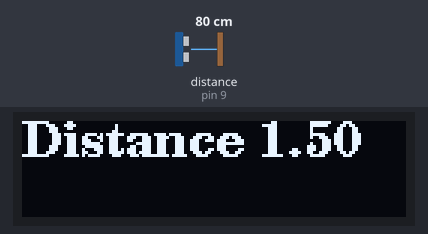
The sketch below on a simulated Arduino Uno, built with avr-gcc and run on an emulated ATmega328P. Shown: 128×32 one-colour display. The test bench sets the inputs (shaded band); at power-on: distance to the obstacle (sensor on pin 9) 80 cm. The echo pulse lasts 58.3 µs per cm; what the sketch prints to the serial monitor is not drawn.

Above: at 3.8 s.
3.9 s: distance to the obstacle (sensor on pin 9) set to 2 cm
At 6.3 s:
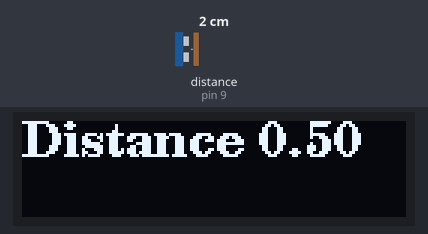
6.8 s: distance to the obstacle (sensor on pin 9) set to 35 cm
At 8.2 s:
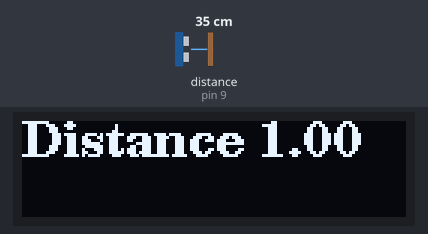
9.7 s: distance to the obstacle (sensor on pin 9) set to 120 cm
At 12.2 s:
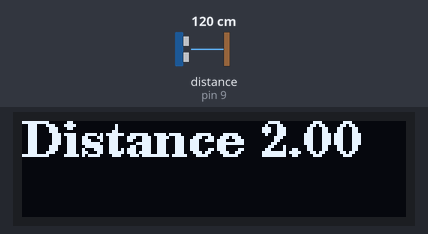
Timing chart, 0 to 13.7 s (numbered marks = the images above; inputs shaded):
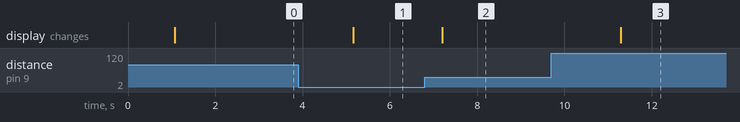

The sketch:

DstBT.ino
```cpp
/*
 * This is the Arduino code for  HC-SR04 Ultrasonic Distance Sensor with SSD1306 Display
 * to measure the distance using arduino for robotoic car and other applications
 * Watch the video https://youtu.be/Pgx5fNF4Q6M
 *  *
 * Written by Ahmad Shamshiri for Robojax Video
 * Date: Dec 21, 2017, in Ajax, Ontario, Canada
 * Permission granted to share this code given that this
 * note is kept with the code.
 * Disclaimer: this code is "AS IS" and for educational purpose only.
 *
 */

/* Original Code
   from https://github.com/adafruit/Adafruit_SSD1306
// https://playground.arduino.cc/Code/NewPing
 * Modified for Robojax video on Dec 21, 2017
// ---------------------------------------------------------------------------
// Example NewPing library sketch that does a ping about 20 times per second.
// ---------------------------------------------------------------------------
*/

#include <U8g2lib.h>

#ifdef U8X8_HAVE_HW_SPI
#include <SPI.h>
#endif
#ifdef U8X8_HAVE_HW_I2C
#include <Wire.h>
#endif#include <U8g2lib.h>

#ifdef U8X8_HAVE_HW_SPI
#include <SPI.h>
#endif
#ifdef U8X8_HAVE_HW_I2C
#include <Wire.h>
#endif


#define OLED_RESET 4

#define NUMFLAKES 10
#define XPOS 0
#define YPOS 1
#define DELTAY 2

//// end of SSD1306 display

// ---------------------------------------------------------------------------
// Example NewPing library sketch that does a ping about 20 times per second.
// ---------------------------------------------------------------------------

#include <NewPing.h>

#define TRIGGER_PIN  8  // Arduino pin tied to trigger pin on the ultrasonic sensor.
#define ECHO_PIN     9  // Arduino pin tied to echo pin on the ultrasonic sensor.
#define MAX_DISTANCE 500 // Maximum distance we want to ping for (in centimeters). Maximum sensor distance is rated at 400-500cm.

NewPing sonar(TRIGGER_PIN, ECHO_PIN, MAX_DISTANCE); // NewPing setup of pins and maximum distance.

U8G2_SSD1306_128X32_UNIVISION_F_HW_I2C u8g2(U8G2_R0);


void setup() {
   Serial.begin(9600);// set serial monitor with 9600 baud
   u8g2.begin();


}// setup end

float oldDistance = -1;
void loop() {

  delay(1000);
  float cm = sonar.ping_cm();
  float newDistance = ((int)((cm / 70.0f + 0.5f) * 2.0f)) / 2.0f;
  if (newDistance != oldDistance && cm != 0.0f)
  {
    Serial.println(newDistance); // Send ping, get distance in cm and print result (0 = outside set distance range)
    oldDistance = newDistance;
    if (oldDistance > 7.0)
      oldDistance = 7.0;
    if (oldDistance < 0.5)
      oldDistance = 0.5;
  }

  u8g2.clearBuffer();          // clear the internal memory
  u8g2.setFont(u8g2_font_ncenB12_tr); // choose a suitable font
  u8g2.drawStr(0,12,("Distance " + String(oldDistance)).c_str());  // write something to the internal memory
//  u8g2.drawStr(1,10, .c_str());  // write something to the internal memory

  u8g2.sendBuffer();          // transfer internal memory to the display

  delay(1000);                     // Wait 50ms between pings (about 20 pings/sec). 29ms should be the shortest delay between pings.


}// loop end
```

Measured:
- after the input at 3.9 s, the display: changes after 1.3 s (image 1)
- after the input at 6.8 s, the display: changes after 0.40 s (image 2)
- after the input at 9.7 s, the display: changes after 1.6 s (image 3)
